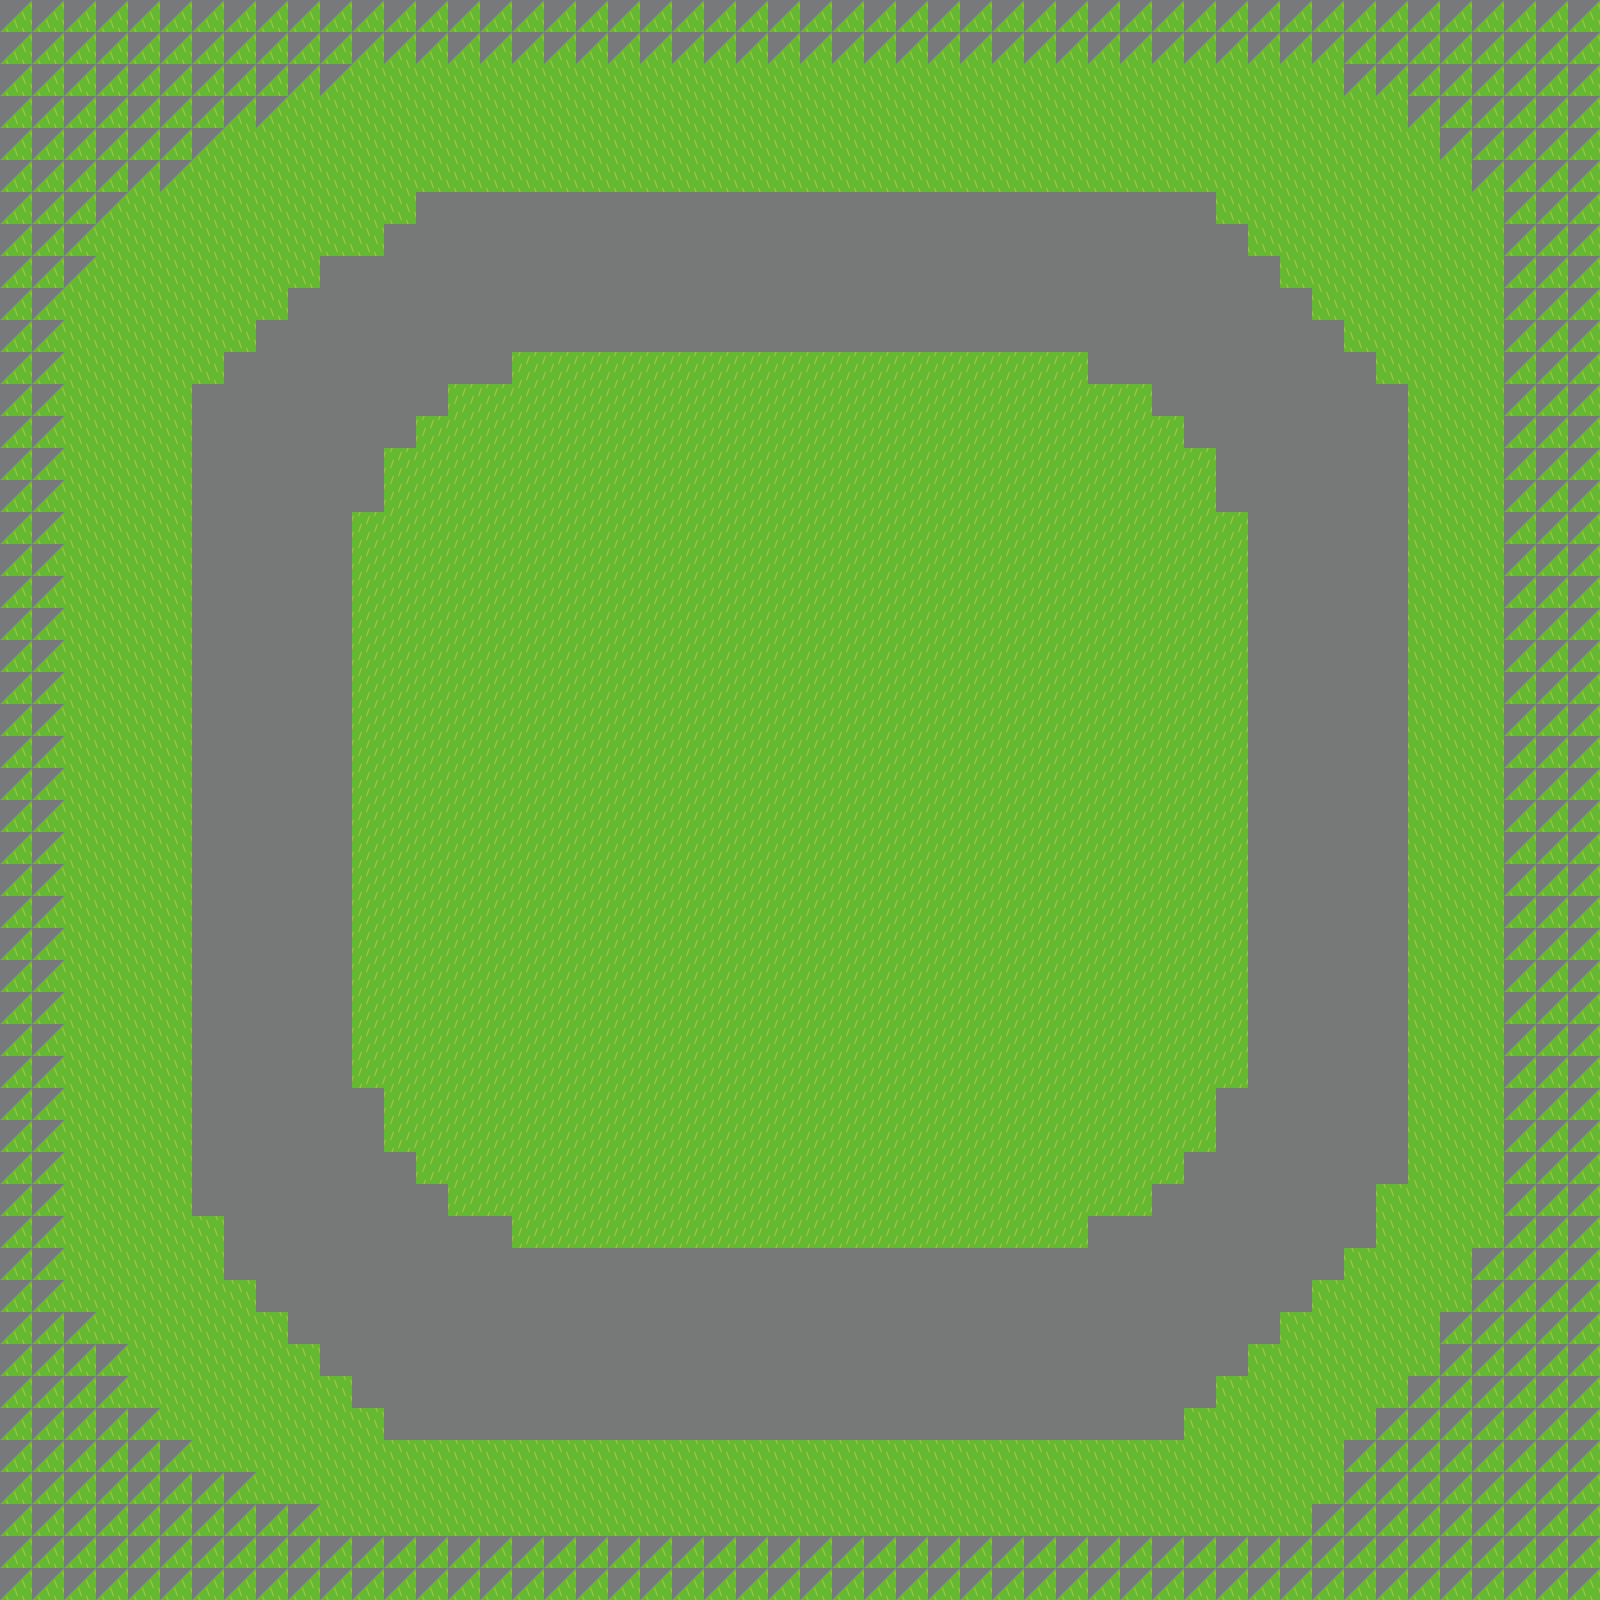

A level layout from a 2D game, rendered from its tile map. Below: a short description, then the map file with tile-grid data replaced by summaries:
An orthogonal 50x50 tile map with 32x32 px tiles, 2 tile layers (Capa de Patrones 1, Tile Layer 2), 4 tilesets.

<map version="1.0" orientation="orthogonal" width="50" height="50" tilewidth="32" tileheight="32">
 <tileset firstgid="1" name="cespedizquierda-01" tilewidth="32" tileheight="32">
  <image source="cespedizquierda-01.png" trans="ff00ff" width="32" height="32" />
 </tileset>
 <tileset firstgid="2" name="cespedderecha-01" tilewidth="32" tileheight="32">
  <image source="cespedderecha-01.png" trans="ff00ff" width="32" height="32" />
 </tileset>
 <tileset firstgid="3" name="asflat-01" tilewidth="32" tileheight="32">
  <image source="asflat-01.png" trans="ff00ff" width="32" height="32" />
 </tileset>
 <tileset firstgid="4" name="tiles" tilewidth="32" tileheight="32">
  <image source="tiles.png" width="512" height="512" />
  <tile id="17">
   <properties>
    <property name="bloked" value="1" />
   </properties>
  </tile>
 </tileset>
 <layer name="Capa de Patrones 1" width="50" height="50">
  <data>[2500 cells, 2500 non-empty, 3 distinct tile ids]</data>
 </layer>
 <layer name="Tile Layer 2" width="50" height="50">
  <data>[2500 cells, 543 non-empty, 3 distinct tile ids]</data>
 </layer>
</map>